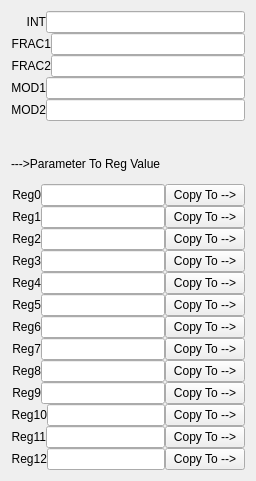
  <widget class="QWidget" name="layoutWidget2">
   <property name="geometry">
    <rect>
     <x>660</x>
     <y>9</y>
     <width>256</width>
     <height>481</height>
    </rect>
   </property>
   <layout class="QVBoxLayout" name="verticalLayout_9">
    <property name="spacing">
     <number>23</number>
    </property>
    <item>
     <layout class="QVBoxLayout" name="verticalLayout_3">
      <property name="spacing">
       <number>0</number>
      </property>
      <item>
       <layout class="QHBoxLayout" name="horizontalLayout_44">
        <item>
         <widget class="QLabel" name="label_44">
          <property name="sizePolicy">
           <sizepolicy hsizetype="Fixed" vsizetype="Fixed">
            <horstretch>0</horstretch>
            <verstretch>0</verstretch>
           </sizepolicy>
          </property>
          <property name="minimumSize">
           <size>
            <width>35</width>
            <height>0</height>
           </size>
          </property>
          <property name="text">
           <string>INT</string>
          </property>
          <property name="alignment">
           <set>Qt::AlignRight|Qt::AlignTrailing|Qt::AlignVCenter</set>
          </property>
         </widget>
        </item>
        <item>
         <widget class="QLineEdit" name="lineEditINT">
          <property name="readOnly">
           <bool>true</bool>
          </property>
         </widget>
        </item>
       </layout>
      </item>
      <item>
       <layout class="QHBoxLayout" name="horizontalLayout_45">
        <item>
         <widget class="QLabel" name="label_45">
          <property name="sizePolicy">
           <sizepolicy hsizetype="Fixed" vsizetype="Fixed">
            <horstretch>0</horstretch>
            <verstretch>0</verstretch>
           </sizepolicy>
          </property>
          <property name="minimumSize">
           <size>
            <width>35</width>
            <height>0</height>
           </size>
          </property>
          <property name="text">
           <string>FRAC1</string>
          </property>
          <property name="alignment">
           <set>Qt::AlignRight|Qt::AlignTrailing|Qt::AlignVCenter</set>
          </property>
         </widget>
        </item>
        <item>
         <widget class="QLineEdit" name="lineEditFRAC1">
          <property name="readOnly">
           <bool>true</bool>
          </property>
         </widget>
        </item>
       </layout>
      </item>
      <item>
       <layout class="QHBoxLayout" name="horizontalLayout_46">
        <item>
         <widget class="QLabel" name="label_46">
          <property name="sizePolicy">
           <sizepolicy hsizetype="Fixed" vsizetype="Fixed">
            <horstretch>0</horstretch>
            <verstretch>0</verstretch>
           </sizepolicy>
          </property>
          <property name="minimumSize">
           <size>
            <width>35</width>
            <height>0</height>
           </size>
          </property>
          <property name="text">
           <string>FRAC2</string>
          </property>
          <property name="alignment">
           <set>Qt::AlignRight|Qt::AlignTrailing|Qt::AlignVCenter</set>
          </property>
         </widget>
        </item>
        <item>
         <widget class="QLineEdit" name="lineEditFRAC2">
          <property name="readOnly">
           <bool>true</bool>
          </property>
         </widget>
        </item>
       </layout>
      </item>
      <item>
       <layout class="QHBoxLayout" name="horizontalLayout_47">
        <item>
         <widget class="QLabel" name="label_47">
          <property name="sizePolicy">
           <sizepolicy hsizetype="Fixed" vsizetype="Fixed">
            <horstretch>0</horstretch>
            <verstretch>0</verstretch>
           </sizepolicy>
          </property>
          <property name="minimumSize">
           <size>
            <width>35</width>
            <height>0</height>
           </size>
          </property>
          <property name="text">
           <string>MOD1</string>
          </property>
          <property name="alignment">
           <set>Qt::AlignRight|Qt::AlignTrailing|Qt::AlignVCenter</set>
          </property>
         </widget>
        </item>
        <item>
         <widget class="QLineEdit" name="lineEditMOD1">
          <property name="readOnly">
           <bool>true</bool>
          </property>
         </widget>
        </item>
       </layout>
      </item>
      <item>
       <layout class="QHBoxLayout" name="horizontalLayout_48">
        <item>
         <widget class="QLabel" name="label_48">
          <property name="sizePolicy">
           <sizepolicy hsizetype="Fixed" vsizetype="Fixed">
            <horstretch>0</horstretch>
            <verstretch>0</verstretch>
           </sizepolicy>
          </property>
          <property name="minimumSize">
           <size>
            <width>35</width>
            <height>0</height>
           </size>
          </property>
          <property name="text">
           <string>MOD2</string>
          </property>
          <property name="alignment">
           <set>Qt::AlignRight|Qt::AlignTrailing|Qt::AlignVCenter</set>
          </property>
         </widget>
        </item>
        <item>
         <widget class="QLineEdit" name="lineEditMOD2">
          <property name="readOnly">
           <bool>true</bool>
          </property>
         </widget>
        </item>
       </layout>
      </item>
     </layout>
    </item>
    <item>
     <layout class="QVBoxLayout" name="verticalLayout_4">
      <property name="spacing">
       <number>0</number>
      </property>
      <item>
       <widget class="QLabel" name="label_62">
        <property name="text">
         <string>---&gt;Parameter To Reg Value</string>
        </property>
       </widget>
      </item>
      <item>
       <layout class="QHBoxLayout" name="horizontalLayout_49">
        <item>
         <widget class="QLabel" name="label_49">
          <property name="sizePolicy">
           <sizepolicy hsizetype="Fixed" vsizetype="Fixed">
            <horstretch>0</horstretch>
            <verstretch>0</verstretch>
           </sizepolicy>
          </property>
          <property name="minimumSize">
           <size>
            <width>30</width>
            <height>0</height>
           </size>
          </property>
          <property name="text">
           <string>Reg0</string>
          </property>
          <property name="alignment">
           <set>Qt::AlignRight|Qt::AlignTrailing|Qt::AlignVCenter</set>
          </property>
         </widget>
        </item>
        <item>
         <widget class="QLineEdit" name="lineEditRegR0">
          <property name="readOnly">
           <bool>true</bool>
          </property>
         </widget>
        </item>
        <item>
         <widget class="QPushButton" name="pushButtonCopyTo0">
          <property name="text">
           <string>Copy To --&gt;</string>
          </property>
         </widget>
        </item>
       </layout>
      </item>
      <item>
       <layout class="QHBoxLayout" name="horizontalLayout_50">
        <item>
         <widget class="QLabel" name="label_50">
          <property name="sizePolicy">
           <sizepolicy hsizetype="Fixed" vsizetype="Fixed">
            <horstretch>0</horstretch>
            <verstretch>0</verstretch>
           </sizepolicy>
          </property>
          <property name="minimumSize">
           <size>
            <width>30</width>
            <height>0</height>
           </size>
          </property>
          <property name="text">
           <string>Reg1</string>
          </property>
          <property name="alignment">
           <set>Qt::AlignRight|Qt::AlignTrailing|Qt::AlignVCenter</set>
          </property>
         </widget>
        </item>
        <item>
         <widget class="QLineEdit" name="lineEditRegR1">
          <property name="readOnly">
           <bool>true</bool>
          </property>
         </widget>
        </item>
        <item>
         <widget class="QPushButton" name="pushButtonCopyTo1">
          <property name="text">
           <string>Copy To --&gt;</string>
          </property>
         </widget>
        </item>
       </layout>
      </item>
      <item>
       <layout class="QHBoxLayout" name="horizontalLayout_51">
        <item>
         <widget class="QLabel" name="label_51">
          <property name="sizePolicy">
           <sizepolicy hsizetype="Fixed" vsizetype="Fixed">
            <horstretch>0</horstretch>
            <verstretch>0</verstretch>
           </sizepolicy>
          </property>
          <property name="minimumSize">
           <size>
            <width>30</width>
            <height>0</height>
           </size>
          </property>
          <property name="text">
           <string>Reg2</string>
          </property>
          <property name="alignment">
           <set>Qt::AlignRight|Qt::AlignTrailing|Qt::AlignVCenter</set>
          </property>
         </widget>
        </item>
        <item>
         <widget class="QLineEdit" name="lineEditRegR2">
          <property name="readOnly">
           <bool>true</bool>
          </property>
         </widget>
        </item>
        <item>
         <widget class="QPushButton" name="pushButtonCopyTo2">
          <property name="text">
           <string>Copy To --&gt;</string>
          </property>
         </widget>
        </item>
       </layout>
      </item>
      <item>
       <layout class="QHBoxLayout" name="horizontalLayout_52">
        <item>
         <widget class="QLabel" name="label_52">
          <property name="sizePolicy">
           <sizepolicy hsizetype="Fixed" vsizetype="Fixed">
            <horstretch>0</horstretch>
            <verstretch>0</verstretch>
           </sizepolicy>
          </property>
          <property name="minimumSize">
           <size>
            <width>30</width>
            <height>0</height>
           </size>
          </property>
          <property name="text">
           <string>Reg3</string>
          </property>
          <property name="alignment">
           <set>Qt::AlignRight|Qt::AlignTrailing|Qt::AlignVCenter</set>
          </property>
         </widget>
        </item>
        <item>
         <widget class="QLineEdit" name="lineEditRegR3">
          <property name="readOnly">
           <bool>true</bool>
          </property>
         </widget>
        </item>
        <item>
         <widget class="QPushButton" name="pushButtonCopyTo3">
          <property name="text">
           <string>Copy To --&gt;</string>
          </property>
         </widget>
        </item>
       </layout>
      </item>
      <item>
       <layout class="QHBoxLayout" name="horizontalLayout_53">
        <item>
         <widget class="QLabel" name="label_53">
          <property name="sizePolicy">
           <sizepolicy hsizetype="Fixed" vsizetype="Fixed">
            <horstretch>0</horstretch>
            <verstretch>0</verstretch>
           </sizepolicy>
          </property>
          <property name="minimumSize">
           <size>
            <width>30</width>
            <height>0</height>
           </size>
          </property>
          <property name="text">
           <string>Reg4</string>
          </property>
          <property name="alignment">
           <set>Qt::AlignRight|Qt::AlignTrailing|Qt::AlignVCenter</set>
          </property>
         </widget>
        </item>
        <item>
         <widget class="QLineEdit" name="lineEditRegR4">
          <property name="readOnly">
           <bool>true</bool>
          </property>
         </widget>
        </item>
        <item>
         <widget class="QPushButton" name="pushButtonCopyTo4">
          <property name="text">
           <string>Copy To --&gt;</string>
          </property>
         </widget>
        </item>
       </layout>
      </item>
      <item>
       <layout class="QHBoxLayout" name="horizontalLayout_54">
        <item>
         <widget class="QLabel" name="label_54">
          <property name="sizePolicy">
           <sizepolicy hsizetype="Fixed" vsizetype="Fixed">
            <horstretch>0</horstretch>
            <verstretch>0</verstretch>
           </sizepolicy>
          </property>
          <property name="minimumSize">
           <size>
            <width>30</width>
            <height>0</height>
           </size>
          </property>
          <property name="text">
           <string>Reg5</string>
          </property>
          <property name="alignment">
           <set>Qt::AlignRight|Qt::AlignTrailing|Qt::AlignVCenter</set>
          </property>
         </widget>
        </item>
        <item>
         <widget class="QLineEdit" name="lineEditRegR5">
          <property name="readOnly">
           <bool>true</bool>
          </property>
         </widget>
        </item>
        <item>
         <widget class="QPushButton" name="pushButtonCopyTo5">
          <property name="text">
           <string>Copy To --&gt;</string>
          </property>
         </widget>
        </item>
       </layout>
      </item>
      <item>
       <layout class="QHBoxLayout" name="horizontalLayout_55">
        <item>
         <widget class="QLabel" name="label_55">
          <property name="sizePolicy">
           <sizepolicy hsizetype="Fixed" vsizetype="Fixed">
            <horstretch>0</horstretch>
            <verstretch>0</verstretch>
           </sizepolicy>
          </property>
          <property name="minimumSize">
           <size>
            <width>30</width>
            <height>0</height>
           </size>
          </property>
          <property name="text">
           <string>Reg6</string>
          </property>
          <property name="alignment">
           <set>Qt::AlignRight|Qt::AlignTrailing|Qt::AlignVCenter</set>
          </property>
         </widget>
        </item>
        <item>
         <widget class="QLineEdit" name="lineEditRegR6">
          <property name="readOnly">
           <bool>true</bool>
          </property>
         </widget>
        </item>
        <item>
         <widget class="QPushButton" name="pushButtonCopyTo6">
          <property name="text">
           <string>Copy To --&gt;</string>
          </property>
         </widget>
        </item>
       </layout>
      </item>
      <item>
       <layout class="QHBoxLayout" name="horizontalLayout_56">
        <item>
         <widget class="QLabel" name="label_56">
          <property name="sizePolicy">
           <sizepolicy hsizetype="Fixed" vsizetype="Fixed">
            <horstretch>0</horstretch>
            <verstretch>0</verstretch>
           </sizepolicy>
          </property>
          <property name="minimumSize">
           <size>
            <width>30</width>
            <height>0</height>
           </size>
          </property>
          <property name="text">
           <string>Reg7</string>
          </property>
          <property name="alignment">
           <set>Qt::AlignRight|Qt::AlignTrailing|Qt::AlignVCenter</set>
          </property>
         </widget>
        </item>
        <item>
         <widget class="QLineEdit" name="lineEditRegR7">
          <property name="readOnly">
           <bool>true</bool>
          </property>
         </widget>
        </item>
        <item>
         <widget class="QPushButton" name="pushButtonCopyTo7">
          <property name="text">
           <string>Copy To --&gt;</string>
          </property>
         </widget>
        </item>
       </layout>
      </item>
      <item>
       <layout class="QHBoxLayout" name="horizontalLayout_57">
        <item>
         <widget class="QLabel" name="label_57">
          <property name="sizePolicy">
           <sizepolicy hsizetype="Fixed" vsizetype="Fixed">
            <horstretch>0</horstretch>
            <verstretch>0</verstretch>
           </sizepolicy>
          </property>
          <property name="minimumSize">
           <size>
            <width>30</width>
            <height>0</height>
           </size>
          </property>
          <property name="text">
           <string>Reg8</string>
          </property>
          <property name="alignment">
           <set>Qt::AlignRight|Qt::AlignTrailing|Qt::AlignVCenter</set>
          </property>
         </widget>
        </item>
        <item>
         <widget class="QLineEdit" name="lineEditRegR8">
          <property name="readOnly">
           <bool>true</bool>
          </property>
         </widget>
        </item>
        <item>
         <widget class="QPushButton" name="pushButtonCopyTo8">
          <property name="text">
           <string>Copy To --&gt;</string>
          </property>
         </widget>
        </item>
       </layout>
      </item>
      <item>
       <layout class="QHBoxLayout" name="horizontalLayout_58">
        <item>
         <widget class="QLabel" name="label_58">
          <property name="sizePolicy">
           <sizepolicy hsizetype="Fixed" vsizetype="Fixed">
            <horstretch>0</horstretch>
            <verstretch>0</verstretch>
           </sizepolicy>
          </property>
          <property name="minimumSize">
           <size>
            <width>30</width>
            <height>0</height>
           </size>
          </property>
          <property name="text">
           <string>Reg9</string>
          </property>
          <property name="alignment">
           <set>Qt::AlignRight|Qt::AlignTrailing|Qt::AlignVCenter</set>
          </property>
         </widget>
        </item>
        <item>
         <widget class="QLineEdit" name="lineEditRegR9">
          <property name="readOnly">
           <bool>true</bool>
          </property>
         </widget>
        </item>
        <item>
         <widget class="QPushButton" name="pushButtonCopyTo9">
          <property name="text">
           <string>Copy To --&gt;</string>
          </property>
         </widget>
        </item>
       </layout>
      </item>
      <item>
       <layout class="QHBoxLayout" name="horizontalLayout_59">
        <item>
         <widget class="QLabel" name="label_59">
          <property name="sizePolicy">
           <sizepolicy hsizetype="Fixed" vsizetype="Fixed">
            <horstretch>0</horstretch>
            <verstretch>0</verstretch>
           </sizepolicy>
          </property>
          <property name="minimumSize">
           <size>
            <width>30</width>
            <height>0</height>
           </size>
          </property>
          <property name="text">
           <string>Reg10</string>
          </property>
          <property name="alignment">
           <set>Qt::AlignRight|Qt::AlignTrailing|Qt::AlignVCenter</set>
          </property>
         </widget>
        </item>
        <item>
         <widget class="QLineEdit" name="lineEditRegR10">
          <property name="readOnly">
           <bool>true</bool>
          </property>
         </widget>
        </item>
        <item>
         <widget class="QPushButton" name="pushButtonCopyTo10">
          <property name="text">
           <string>Copy To --&gt;</string>
          </property>
         </widget>
        </item>
       </layout>
      </item>
      <item>
       <layout class="QHBoxLayout" name="horizontalLayout_60">
        <item>
         <widget class="QLabel" name="label_60">
          <property name="sizePolicy">
           <sizepolicy hsizetype="Fixed" vsizetype="Fixed">
            <horstretch>0</horstretch>
            <verstretch>0</verstretch>
           </sizepolicy>
          </property>
          <property name="minimumSize">
           <size>
            <width>30</width>
            <height>0</height>
           </size>
          </property>
          <property name="text">
           <string>Reg11</string>
          </property>
          <property name="alignment">
           <set>Qt::AlignRight|Qt::AlignTrailing|Qt::AlignVCenter</set>
          </property>
         </widget>
        </item>
        <item>
         <widget class="QLineEdit" name="lineEditRegR11">
          <property name="readOnly">
           <bool>true</bool>
          </property>
         </widget>
        </item>
        <item>
         <widget class="QPushButton" name="pushButtonCopyTo11">
          <property name="text">
           <string>Copy To --&gt;</string>
          </property>
         </widget>
        </item>
       </layout>
      </item>
      <item>
       <layout class="QHBoxLayout" name="horizontalLayout_61">
        <item>
         <widget class="QLabel" name="label_61">
          <property name="sizePolicy">
           <sizepolicy hsizetype="Fixed" vsizetype="Fixed">
            <horstretch>0</horstretch>
            <verstretch>0</verstretch>
           </sizepolicy>
          </property>
          <property name="minimumSize">
           <size>
            <width>30</width>
            <height>0</height>
           </size>
          </property>
          <property name="text">
           <string>Reg12</string>
          </property>
          <property name="alignment">
           <set>Qt::AlignRight|Qt::AlignTrailing|Qt::AlignVCenter</set>
          </property>
         </widget>
        </item>
        <item>
         <widget class="QLineEdit" name="lineEditRegR12">
          <property name="readOnly">
           <bool>true</bool>
          </property>
         </widget>
        </item>
        <item>
         <widget class="QPushButton" name="pushButtonCopyTo12">
          <property name="text">
           <string>Copy To --&gt;</string>
          </property>
         </widget>
        </item>
       </layout>
      </item>
     </layout>
    </item>
   </layout>
  </widget>
